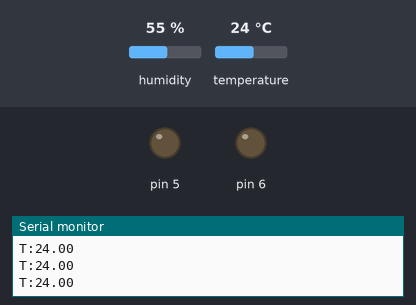
Recording of a sketch running on a simulated Arduino Uno, built with avr-gcc and run on an emulated ATmega328P. Parts: output pins drawn as LEDs (lit = HIGH), the last lines printed to the serial monitor. The test bench sets the inputs (shaded band); at power-on: temperature 24 °C, humidity 55 %.

Above: at 2.8 s.
2.9 s: temperature set to 29.9 °C
5.6 s: temperature set to 30.8 °C
At 7.4 s:
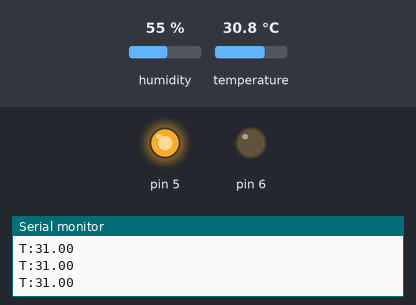
8.3 s: temperature set to 12 °C
At 11.1 s:
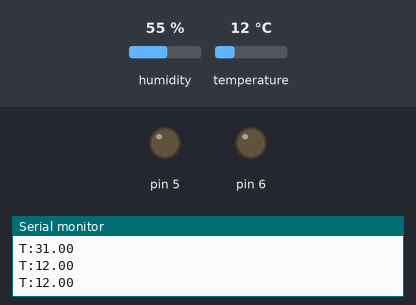
11.6 s: temperature set to 33 °C
At 13.5 s:
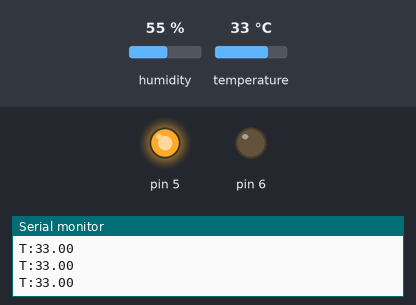
Timing chart, 0 to 15.0 s (numbered marks = the images above; inputs shaded):
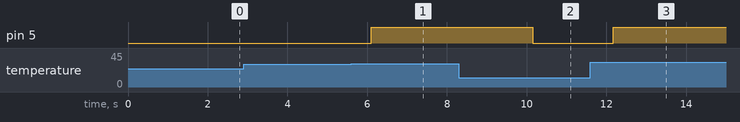

The sketch:

Temperature_control_fan.ino
```cpp
#include "DHT.h"

DHT dhtA3(A3, 11);

void setup()
{
    Serial.begin(9600);

    dhtA3.begin();

    pinMode(5, OUTPUT);
    pinMode(6, OUTPUT);
}

void loop()
{
    if (dhtA3.readTemperature() > 30)
    {
        digitalWrite(5,HIGH);
        digitalWrite(6,LOW);
    }
    else
    {
        digitalWrite(5,LOW);
        digitalWrite(6,LOW);
    }

    Serial.println(String("T:" + String(dhtA3.readTemperature())));
    delay(500);
}
```

Measured:
- the behaviour switches between 30.4 and 30.5 °C on temperature (found by bisection; images 0 and 1)
- after the input at 5.6 s, pin 5: LOW → HIGH after 0.50 s
- after the input at 8.3 s, pin 5: HIGH → LOW after 1.8 s
- after the input at 11.6 s, pin 5: LOW → HIGH after 0.57 s
